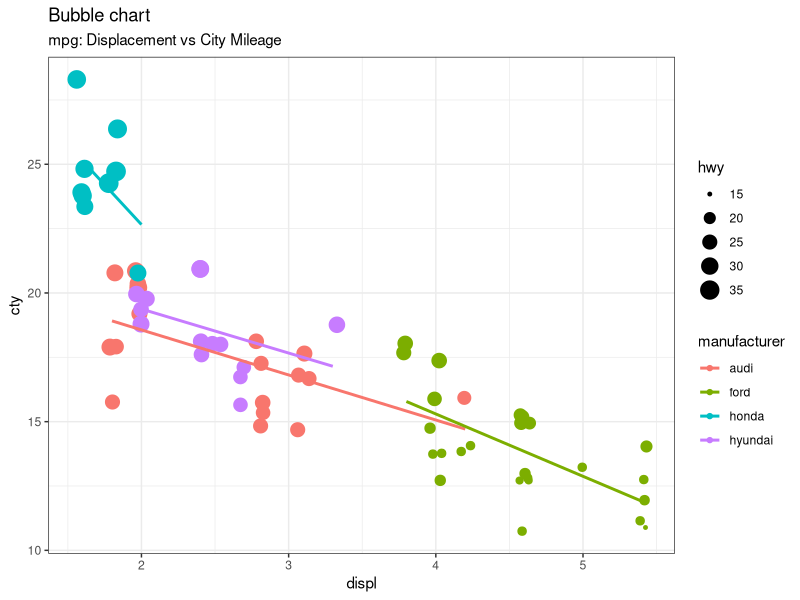

Reproduce this figure in R.
## ---- chunk 1
# load package and data
library(ggplot2)
data(mpg, package="ggplot2")
# mpg <- read.csv("http://goo.gl/uEeRGu")

mpg_select <- mpg[mpg$manufacturer %in% c("audi", "ford", "honda", "hyundai"), ]

# Scatterplot
theme_set(theme_bw())  # pre-set the bw theme.
g <- ggplot(mpg_select, aes(displ, cty)) + 
  labs(subtitle="mpg: Displacement vs City Mileage",
       title="Bubble chart")

g + geom_jitter(aes(col=manufacturer, size=hwy)) + 
  geom_smooth(aes(col=manufacturer), method="lm", se=F)
